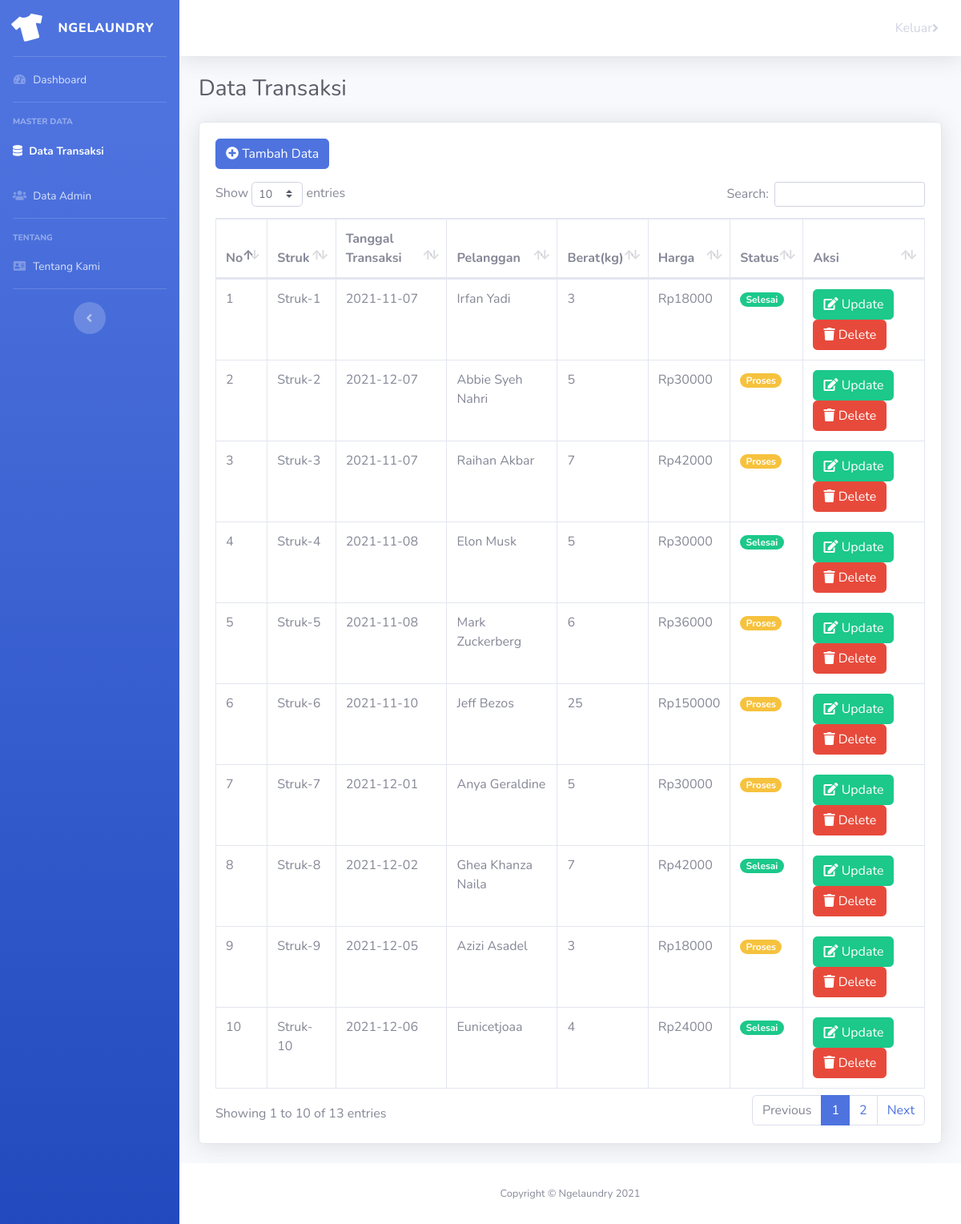
The page /laundry/index.php/transaksi on the database its author committed.
### tables this page shows
CREATE TABLE `transaksi` (
  `struk` int(11) NOT NULL,
  `tanggal` date NOT NULL,
  `pelanggan` varchar(128) NOT NULL,
  `berat` varchar(128) NOT NULL,
  `harga` varchar(128) NOT NULL,
  `status` varchar(128) NOT NULL
);

### laundry/application/controllers/Transaksi.php (called while the page is built, shortened)
<?php
class Transaksi extends CI_Controller
{
	public function __construct()
	{
		$this->load->model('m_transaksi');
	}
	public function index()
	{
		$queryAllLaundry = $this->m_transaksi->getData();
		$data = array('queryAllLaundry' => $queryAllLaundry);
		$this->load->view('/template/v_header');
		$this->load->view('/template/v_navigation');
		$this->load->view('/transaksi/v_transaksi', $data);
		$this->load->view('/template/v_footer');
	}
}

### laundry/index.php (called while the page is built, shortened)
<?php
require_once BASEPATH.'core/CodeIgniter.php';

### laundry/application/models/m_transaksi.php (called while the page is built, shortened)
<?php
class m_transaksi extends CI_Model
{
	function getData()
	{
		$query = $this->db->get('transaksi');
		return $query->result();
	}
}

### laundry/application/views/transaksi/v_transaksi.php (the view)
<div class="container-fluid">
    <div class="d-sm-flex align-items-center justify-content-between mb-4">
        <h1 class="h3 mb-0 text-gray-800">Data Transaksi</h1>
    </div>
    <div class="card shadow mb-4">
        <div class="card-body">
            <a href="<?= base_url('transaksi/addPage') ?>" type="button" class="btn btn-primary mb-3">
                <i class="fas fa-plus-circle"></i>
                Tambah Data
            </a>
            <div class="table-responsive">
                <table class="table table-bordered" id='dataTable' width="100%" cellspacing="0">
                    <thead>
                        <tr>
                            <th>No</th>
                            <th>Struk</th>
                            <th>Tanggal Transaksi</th>
                            <th>Pelanggan</th>
                            <th>Berat(kg)</th>
                            <th>Harga</th>
                            <th>Status</th>
                            <th>Aksi</th>
                        </tr>
                    </thead>
                    <tbody>
                        <?php
                        $count = 0;
                        foreach ($queryAllLaundry as $row) {
                            $count++;
                        ?>
                            <tr>
                                <td><?= $count; ?></td>
                                <td>Struk-<?= $row->struk; ?></td>
                                <td><?= $row->tanggal; ?></td>
                                <td><?= $row->pelanggan; ?></td>
                                <td><?= $row->berat; ?></td>
                                <td>Rp<?= $row->harga ?></td>
                                <td>
                                    <?php
                                    if ($row->status == "Proses") { ?>
                                        <span class="badge badge-pill badge-warning"><?= $row->status ?></span>
                                    <?php } elseif ($row->status == "Selesai") { ?>
                                        <span class="badge badge-pill badge-success"><?= $row->status ?></span>
                                    <?php } else { ?>
                                        <?= $row->status ?>
                                    <?php } ?>
                                </td>
                                <td>
                                    <a href="<?= base_url('/transaksi/updatePage') ?>/<?= $row->struk ?>" type="button" class="btn btn-success"><i class="fas fa-edit"></i> Update</a>
                                    <a href="<?= base_url('/transaksi/deleteData') ?>/<?= $row->struk ?>" type="button" class="btn btn-danger"><i class="fas fa-trash"></i> Delete</a>
                                </td>
                            </tr>
                        <?php } ?>
                    </tbody>
                </table>
            </div>
        </div>
    </div>
</div>
</div>

### laundry/application/views/template/v_header.php (shortened to what this page needs)
<!DOCTYPE html>
<html lang="en">
<head>
    <link href="<?= base_url('assets/vendor/fontawesome-free/css/all.min.css'); ?>" rel="stylesheet" type="text/css">
    <link href="<?= base_url('assets/css/sb-admin-2.min.css'); ?>" rel="stylesheet">
    <link href="<?= base_url('assets/vendor/datatables/dataTables.bootstrap4.min.css'); ?>" rel="stylesheet">
</head>

### laundry/application/views/template/v_navigation.php (shortened to what this page needs)
<?php include('v_header.php');
$hal    = $this->uri->segment(1);
$aktif  = 'active';
?>
<body id="page-top">
    <div id="wrapper">
        <ul class="navbar-nav bg-gradient-primary sidebar sidebar-dark accordion" id="accordionSidebar">
            <a class="sidebar-brand d-flex align-items-center justify-content-center" href="<?= base_url('dashboard') ?>">
                <div class="sidebar-brand-icon rotate-n-15">
                    <i class="fas fa-tshirt"></i>
                </div>
                <div class="sidebar-brand-text mx-3">Ngelaundry</div>
            </a>
            <hr class="sidebar-divider my-0">
            <li class="nav-item <?= ($hal == 'dashboard') ? $aktif : ''; ?>">
                <a class="nav-link" href="<?= base_url('dashboard') ?>">
                    <i class="fas fa-fw fa-tachometer-alt"></i>
                    <span>Dashboard</span></a>
            </li>
            <hr class="sidebar-divider">
            <div class="sidebar-heading">
                Master Data
            </div>
            <li class="nav-item <?= ($hal == 'transaksi') ? $aktif : ''; ?>">
                <a class="nav-link" href="<?= base_url('transaksi') ?>">
                    <i class="fas fa-database"></i>
                    <span>Data Transaksi</span></a>
            </li>
            <li class="nav-item <?= ($hal == 'admin') ? $aktif : ''; ?>">
                <a class="nav-link" href="<?= base_url('admin') ?>">
                    <i class="fas fa-users"></i>
                    <span>Data Admin</span></a>
            </li>
            <hr class="sidebar-divider">
            <div class="sidebar-heading">
                Tentang
            </div>
            <li class="nav-item <?= ($hal == 'tentangkami') ? $aktif : ''; ?>">
                <a class="nav-link" href="<?= base_url('tentangkami') ?>">
                    <i class="fas fa-fw fa-address-card"></i>
                    <span>Tentang Kami</span></a>
            </li>
            <hr class="sidebar-divider d-none d-md-block">
            <div class="text-center d-none d-md-inline">
                <button class="rounded-circle border-0" id="sidebarToggle"></button>
            </div>
        </ul>
        <div id="content-wrapper" class="d-flex flex-column">
            <div id="content">
                <nav class="navbar navbar-expand navbar-light bg-white topbar mb-4 static-top shadow">
                    <ul class="navbar-nav ml-auto">
                        <li class="nav-item">
                            <a class="nav-link" href="<?= base_url('auth') ?>">Keluar<i class="fas fa-angle-right"></i>
                            </a>
                        </li>
                    </ul>
                </nav>

### laundry/application/views/template/v_footer.php (shortened to what this page needs)
<footer class="sticky-footer bg-white">
    <div class="container my-auto">
        <div class="copyright text-center my-auto">
            <span>Copyright &copy; Ngelaundry 2021</span>
        </div>
    </div>
</footer>
</div>
</div>
</body>
</html>

### rows shown on the page
transaksi: struk "1", tanggal "2021-11-07", pelanggan "Irfan Yadi", berat "3", harga "18000", status "Selesai"
transaksi: struk "2", tanggal "2021-12-07", pelanggan "Abbie Syeh Nahri", berat "5", harga "30000", status "Proses"
transaksi: struk "3", tanggal "2021-11-07", pelanggan "Raihan Akbar", berat "7", harga "42000", status "Proses"
transaksi: struk "4", tanggal "2021-11-08", pelanggan "Elon Musk", berat "5", harga "30000", status "Selesai"
transaksi: struk "5", tanggal "2021-11-08", pelanggan "Mark Zuckerberg", berat "6", harga "36000", status "Proses"
transaksi: struk "6", tanggal "2021-11-10", pelanggan "Jeff Bezos", berat "25", harga "150000", status "Proses"
transaksi: struk "7", tanggal "2021-12-01", pelanggan "Anya Geraldine", berat "5", harga "30000", status "Proses"
transaksi: struk "8", tanggal "2021-12-02", pelanggan "Ghea Khanza Naila", berat "7", harga "42000", status "Selesai"
transaksi: struk "9", tanggal "2021-12-05", pelanggan "Azizi Asadel", berat "3", harga "18000", status "Proses"
transaksi: struk "10", tanggal "2021-12-06", pelanggan "Eunicetjoaa", berat "4", harga "24000", status "Selesai"
